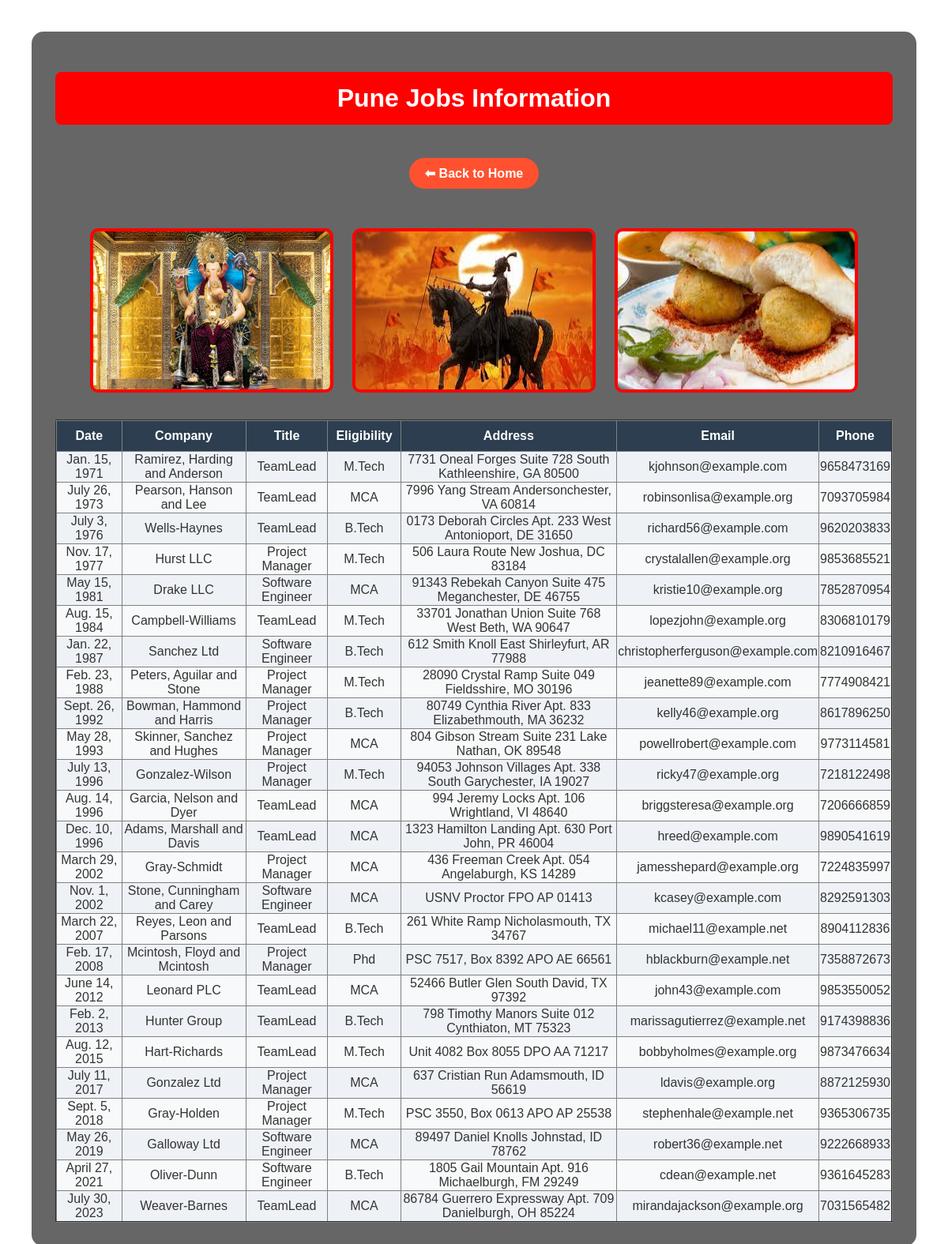
The page /pune/ on the database its author committed.
### testapp/models.py (models this page shows)
class punejobs(models.Model):
    date = models.DateField()
    company = models.CharField(max_length=100)
    title = models.CharField(max_length=100)
    eligibility = models.CharField(max_length=100)
    address = models.CharField(max_length=100)
    email = models.EmailField()
    phonenumber = models.IntegerField()

### testapp/views.py (the view)
# urls.py: path('pune/', views.punejobs_view),
def punejobs_view(request):
    jobs_list = punejobs.objects.order_by('date')
    return render(request,'testapp/punejobs.html',{'jobs_list':jobs_list})

### templates/testapp/punejobs.html (shortened to what this page needs)
{% load static %}
<!DOCTYPE html>
<html>
<head>
<link rel="stylesheet" href="{% static 'css/demo.css' %}">
</head>
<body>
<div class="wrapper">
<div class="content-box">
<h1>Pune Jobs Information</h1>
<a href="/" class="back-btn">⬅ Back to Home</a>
<div class="img-box">
    <img src="{% static 'images/pune1.jpg' %}">
    <img src="{% static 'images/pune2.jpg' %}">
    <img src="{% static 'images/pune3.jpg' %}">
</div>
<table border="2">
<tr>
<th>Date</th>
<th>Company</th>
<th>Title</th>
<th>Eligibility</th>
<th>Address</th>
<th>Email</th>
<th>Phone</th>
</tr>
{% for job in jobs_list %}
<tr>
<td>{{job.date}}</td>
<td>{{job.company}}</td>
<td>{{job.title}}</td>
<td>{{job.eligibility}}</td>
<td>{{job.address}}</td>
<td>{{job.email}}</td>
<td>{{job.phonenumber}}</td>
</tr>
{% endfor %}
</table>
</div>
</div>
</body>
</html>

### static/css/demo.css (style rules this page uses)
body { margin:0; font-family:Arial; background:url("https://images.unsplash.com/photo-1492724441997-5dc865305da7"); background-size:cover; background-position:center; }
.wrapper { display:flex; justify-content:center; padding:40px; }
.content-box { background:rgba(0,0,0,0.6); padding:30px; border-radius:15px; width:95%; text-align:center; }
h1 { background:red; color:white; padding:15px; border-radius:8px; }
.back-btn { display:inline-block; margin:20px; padding:10px 20px; background:#ff512f; color:white; text-decoration:none; border-radius:25px; font-weight:bold; }
.img-box { margin:20px; }
.img-box img { height:200px; width:300px; margin:10px; border:4px solid red; border-radius:10px; }
table { margin:auto; border-collapse:collapse; width:100%; }
th { background:blue; color:white; padding:10px; }
td { background:#f8f9fa !important; color:#333 !important; }
tr:nth-child(even) td { background:#eef2f7 !important; }
th { background:#2c3e50 !important; }

### rows shown on the page
punejobs: date "Jan. 15, 1971", company "Ramirez, Harding and Anderson", title "TeamLead", eligibility "M.Tech", address "7731 Oneal Forges Suite 728 South Kathleenshire, GA 80500", email "kjohnson@example.com", phonenumber "9658473169"
punejobs: date "July 26, 1973", company "Pearson, Hanson and Lee", title "TeamLead", eligibility "MCA", address "7996 Yang Stream Andersonchester, VA 60814", email "robinsonlisa@example.org", phonenumber "7093705984"
punejobs: date "July 3, 1976", company "Wells-Haynes", title "TeamLead", eligibility "B.Tech", address "0173 Deborah Circles Apt. 233 West Antonioport, DE 31650", email "richard56@example.com", phonenumber "9620203833"
punejobs: date "Nov. 17, 1977", company "Hurst LLC", title "Project Manager", eligibility "M.Tech", address "506 Laura Route New Joshua, DC 83184", email "crystalallen@example.org", phonenumber "9853685521"
punejobs: date "May 15, 1981", company "Drake LLC", title "Software Engineer", eligibility "MCA", address "91343 Rebekah Canyon Suite 475 Meganchester, DE 46755", email "kristie10@example.org", phonenumber "7852870954"
punejobs: date "Aug. 15, 1984", company "Campbell-Williams", title "TeamLead", eligibility "M.Tech", address "33701 Jonathan Union Suite 768 West Beth, WA 90647", email "lopezjohn@example.org", phonenumber "8306810179"
punejobs: date "Jan. 22, 1987", company "Sanchez Ltd", title "Software Engineer", eligibility "B.Tech", address "612 Smith Knoll East Shirleyfurt, AR 77988", email "christopherferguson@example.com", phonenumber "8210916467"
punejobs: date "Feb. 23, 1988", company "Peters, Aguilar and Stone", title "Project Manager", eligibility "M.Tech", address "28090 Crystal Ramp Suite 049 Fieldsshire, MO 30196", email "jeanette89@example.com", phonenumber "7774908421"
punejobs: date "Sept. 26, 1992", company "Bowman, Hammond and Harris", title "Project Manager", eligibility "B.Tech", address "80749 Cynthia River Apt. 833 Elizabethmouth, MA 36232", email "kelly46@example.org", phonenumber "8617896250"
punejobs: date "May 28, 1993", company "Skinner, Sanchez and Hughes", title "Project Manager", eligibility "MCA", address "804 Gibson Stream Suite 231 Lake Nathan, OK 89548", email "powellrobert@example.com", phonenumber "9773114581"
punejobs: date "July 13, 1996", company "Gonzalez-Wilson", title "Project Manager", eligibility "M.Tech", address "94053 Johnson Villages Apt. 338 South Garychester, IA 19027", email "ricky47@example.org", phonenumber "7218122498"
punejobs: date "Aug. 14, 1996", company "Garcia, Nelson and Dyer", title "TeamLead", eligibility "MCA", address "994 Jeremy Locks Apt. 106 Wrightland, VI 48640", email "briggsteresa@example.org", phonenumber "7206666859"
punejobs: date "Dec. 10, 1996", company "Adams, Marshall and Davis", title "TeamLead", eligibility "MCA", address "1323 Hamilton Landing Apt. 630 Port John, PR 46004", email "hreed@example.com", phonenumber "9890541619"
punejobs: date "March 29, 2002", company "Gray-Schmidt", title "Project Manager", eligibility "MCA", address "436 Freeman Creek Apt. 054 Angelaburgh, KS 14289", email "jamesshepard@example.org", phonenumber "7224835997"
punejobs: date "Nov. 1, 2002", company "Stone, Cunningham and Carey", title "Software Engineer", eligibility "MCA", address "USNV Proctor FPO AP 01413", email "kcasey@example.com", phonenumber "8292591303"
punejobs: date "March 22, 2007", company "Reyes, Leon and Parsons", title "TeamLead", eligibility "B.Tech", address "261 White Ramp Nicholasmouth, TX 34767", email "michael11@example.net", phonenumber "8904112836"
punejobs: date "Feb. 17, 2008", company "Mcintosh, Floyd and Mcintosh", title "Project Manager", eligibility "Phd", address "PSC 7517, Box 8392 APO AE 66561", email "hblackburn@example.net", phonenumber "7358872673"
punejobs: date "June 14, 2012", company "Leonard PLC", title "TeamLead", eligibility "MCA", address "52466 Butler Glen South David, TX 97392", email "john43@example.com", phonenumber "9853550052"
punejobs: date "Feb. 2, 2013", company "Hunter Group", title "TeamLead", eligibility "B.Tech", address "798 Timothy Manors Suite 012 Cynthiaton, MT 75323", email "marissagutierrez@example.net", phonenumber "9174398836"
punejobs: date "Aug. 12, 2015", company "Hart-Richards", title "TeamLead", eligibility "M.Tech", address "Unit 4082 Box 8055 DPO AA 71217", email "bobbyholmes@example.org", phonenumber "9873476634"
punejobs: date "July 11, 2017", company "Gonzalez Ltd", title "Project Manager", eligibility "MCA", address "637 Cristian Run Adamsmouth, ID 56619", email "ldavis@example.org", phonenumber "8872125930"
punejobs: date "Sept. 5, 2018", company "Gray-Holden", title "Project Manager", eligibility "M.Tech", address "PSC 3550, Box 0613 APO AP 25538", email "stephenhale@example.net", phonenumber "9365306735"
punejobs: date "May 26, 2019", company "Galloway Ltd", title "Software Engineer", eligibility "MCA", address "89497 Daniel Knolls Johnstad, ID 78762", email "robert36@example.net", phonenumber "9222668933"
punejobs: date "April 27, 2021", company "Oliver-Dunn", title "Software Engineer", eligibility "B.Tech", address "1805 Gail Mountain Apt. 916 Michaelburgh, FM 29249", email "cdean@example.net", phonenumber "9361645283"
punejobs: date "July 30, 2023", company "Weaver-Barnes", title "TeamLead", eligibility "MCA", address "86784 Guerrero Expressway Apt. 709 Danielburgh, OH 85224", email "mirandajackson@example.org", phonenumber "7031565482"
